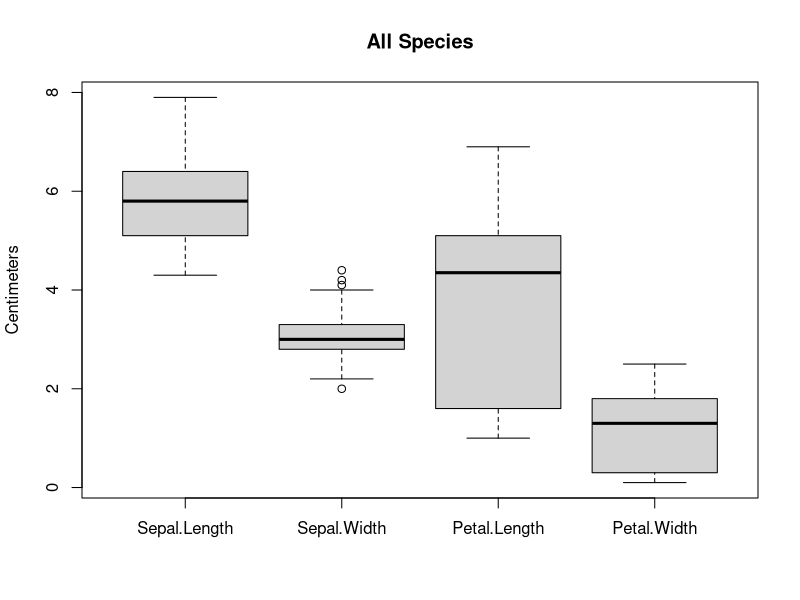
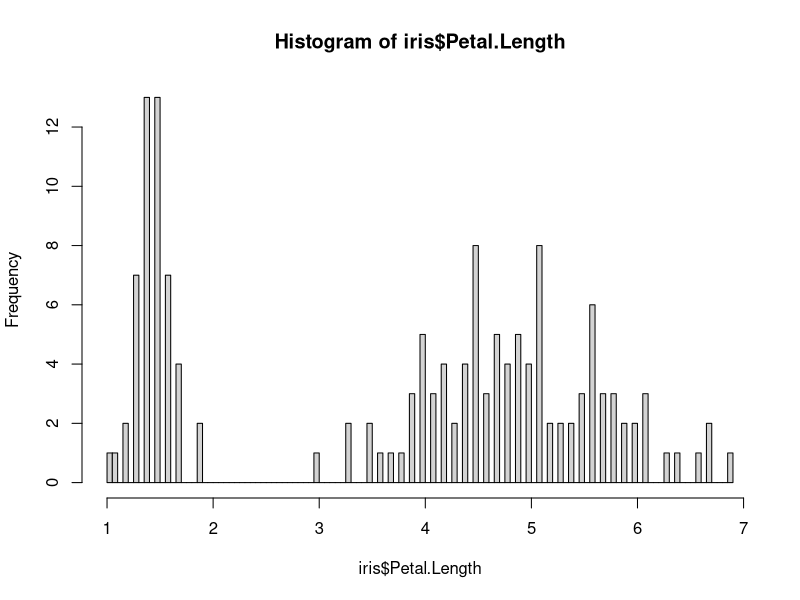
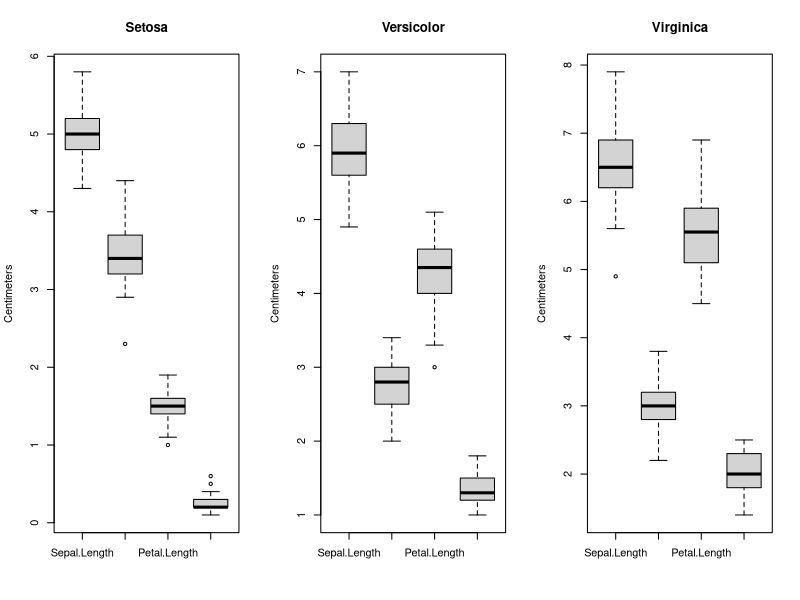
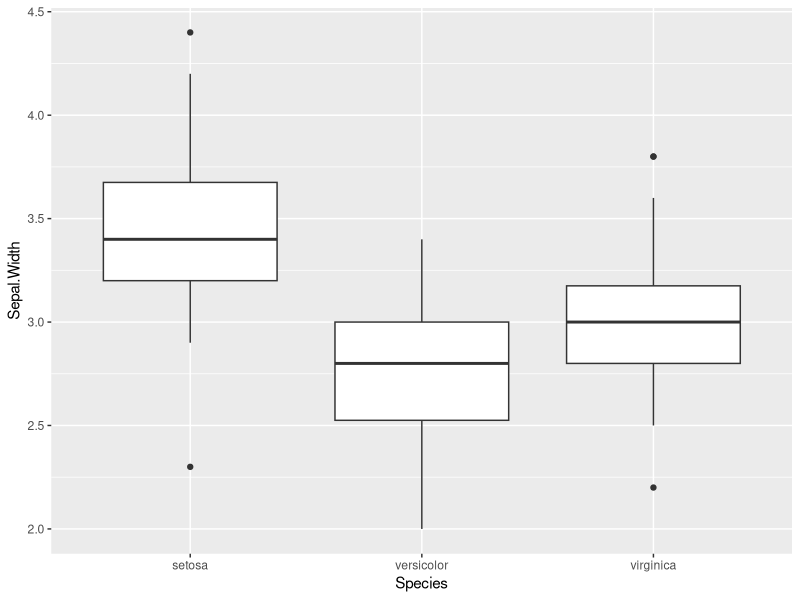
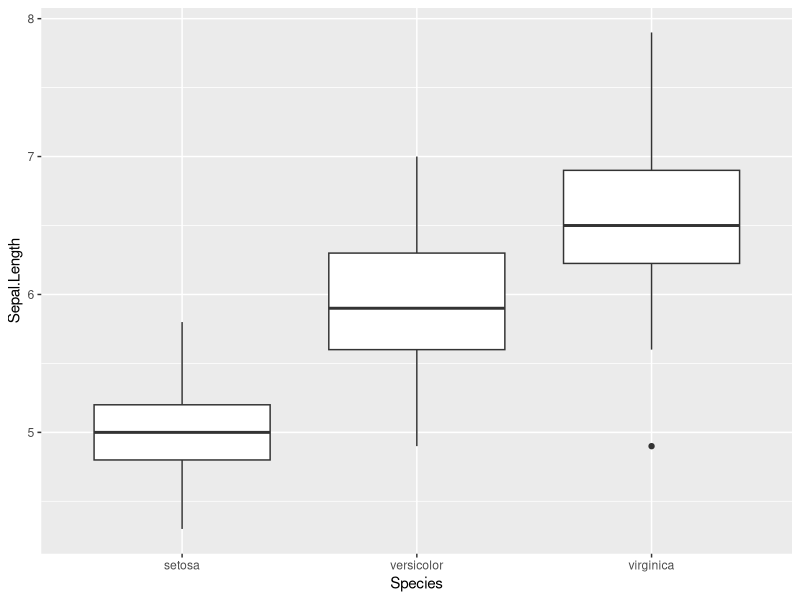
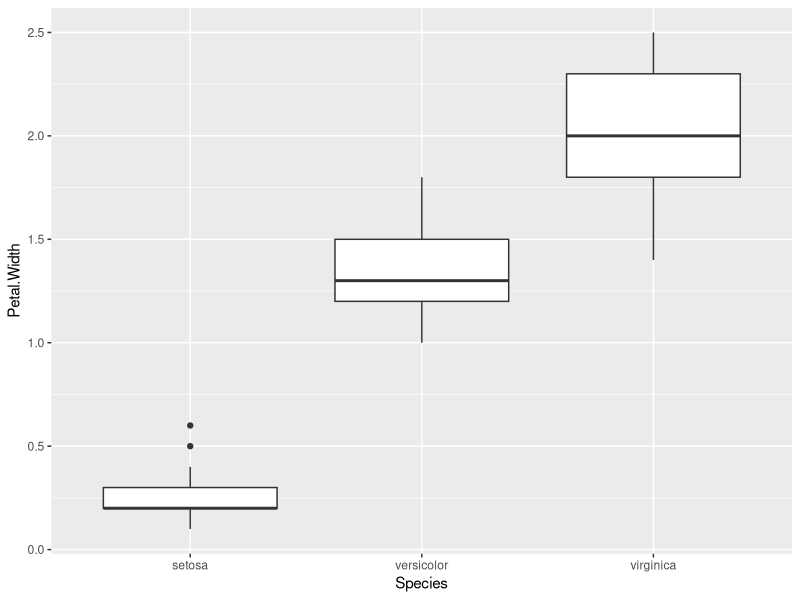
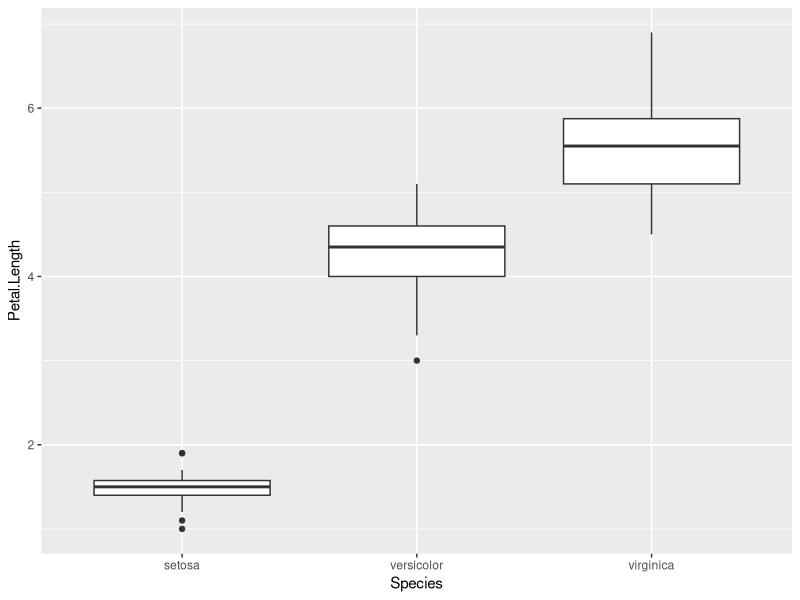
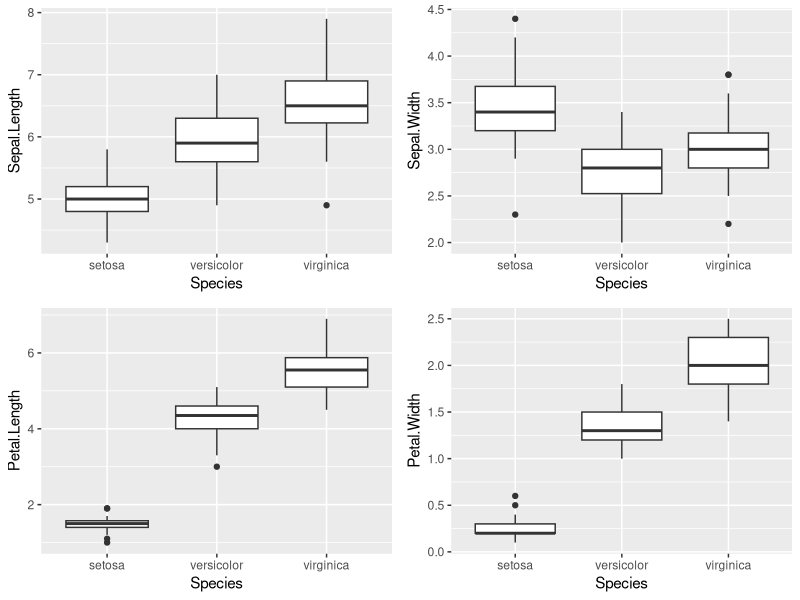

Generate these figures, in order, with R:
library(dplyr)
library(ggplot2)
library(gridExtra)

data(iris)

head(iris)

str(iris)

boxplot(iris[,1:4], main = "All Species", ylab = "Centimeters")
hist(iris$Petal.Length, breaks = 100)

setosa <- iris %>%
  filter(Species == "setosa")

versicolor <- iris %>%
  filter(Species == "versicolor")

virginica <- iris %>%
  filter(Species == "virginica")

par(mfrow=c(1, 3))
boxplot(setosa[, 1:4], main = "Setosa", ylab = "Centimeters") 
boxplot(versicolor[, 1:4], main = "Versicolor", ylab = "Centimeters")
boxplot(virginica[, 1:4], main = "Virginica", ylab = "Centimeters")


g_sepw <- ggplot(iris, aes(x=Species, y = Sepal.Width)) + 
  geom_boxplot()
g_sepw

g_sepl <- ggplot(iris, aes(x=Species, y = Sepal.Length)) + 
  geom_boxplot()
g_sepl

g_petw <- ggplot(iris, aes(x=Species, y = Petal.Width)) + 
  geom_boxplot()
g_petw

g_petl <- ggplot(iris, aes(x=Species, y = Petal.Length)) + 
  geom_boxplot()
g_petl

grid.arrange(g_sepl, g_sepw, g_petl, g_petw, nrow = 2, ncol = 2)
